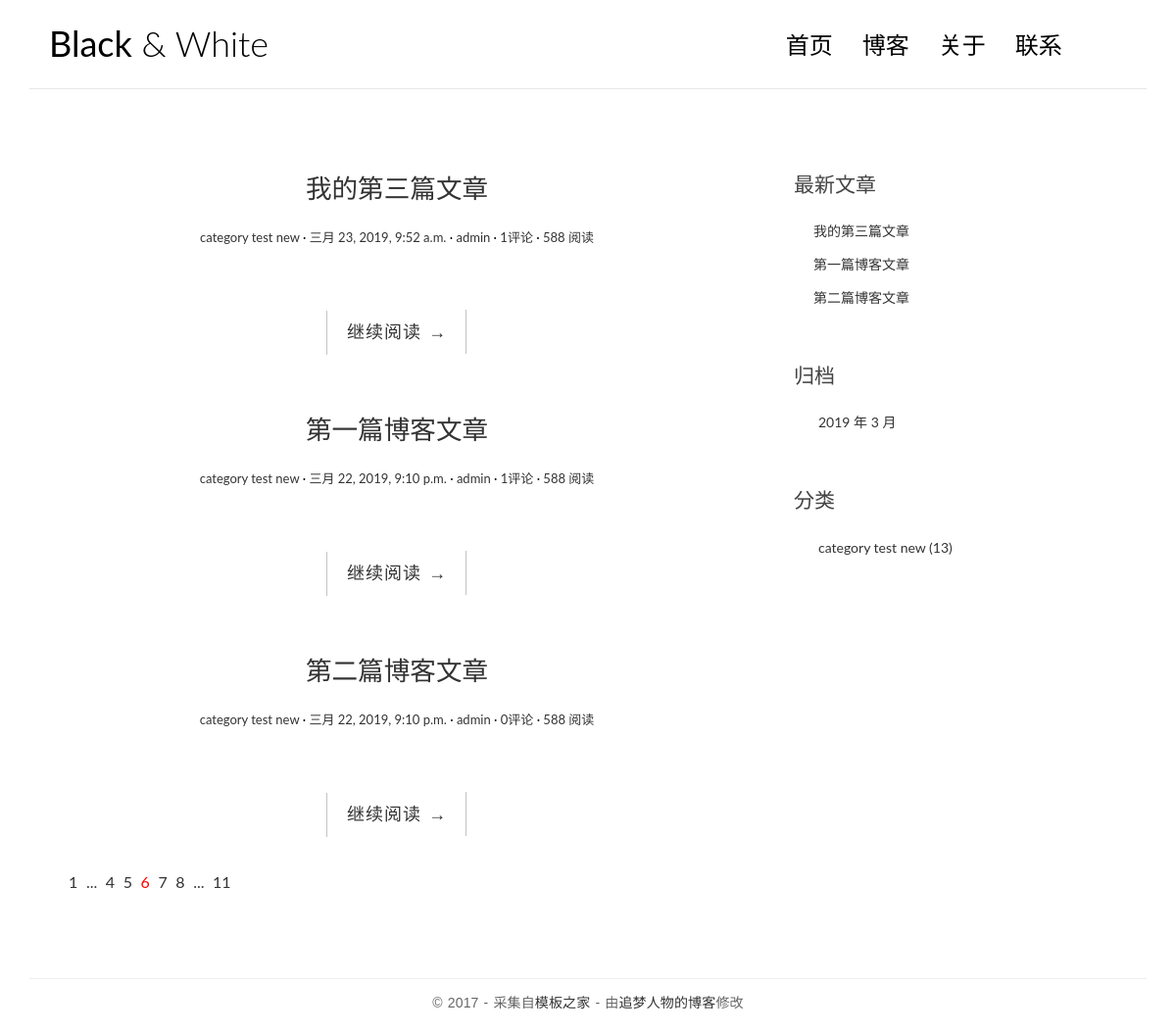
The page / on the database its author committed.
### blog/models.py (models this page shows, shortened)
class Post(models.Model):
    title = models.CharField(max_length=70)
    body = models.TextField()
    created_time = models.DateTimeField()
    modified_time = models.DateTimeField()
    excerpt = models.CharField(max_length=200, blank=True)
    category = models.ForeignKey(Category,on_delete=models.CASCADE,)
    tags = models.ManyToManyField(Tag, blank=True)
    author = models.ForeignKey(User,on_delete=models.CASCADE,)
    def get_absolute_url(self):
        return reverse('blog:detail', kwargs={'pk': self.pk})
    class Meta:
        ordering = ['-created_time']

class Category(models.Model):
    name = models.CharField(max_length=100)

### blog/views.py (the view)
# urls.py: url(r'^$', views.index, name='index'),
def index(request):
    post_list = Post.objects.all().order_by('-created_time')
    return render(request, 'blog/index.html', context={'post_list': post_list})

### blog/templatetags/blog_tags.py (called while the page is built)
@register.simple_tag
def get_recent_posts(num=5):
    return Post.objects.all().order_by('-created_time')[:num]

@register.simple_tag
def archives():
    return Post.objects.dates('created_time', 'month', order='DESC')

@register.simple_tag
def get_categories():
    return Category.objects.all()

### templates/blog/index.html (shortened to what this page needs)
{% extends 'base.html' %}
{% load staticfiles %}
            {% block main %}
                {% for post in post_list %}
                  <article class="post post-{{ post.pk }}">
                    <header class="entry-header">
                        <h1 class="entry-title">
                            <a href="{{ post.get_absolute_url }}">{{ post.title }}</a>
                        </h1>
                        <div class="entry-meta">
                            <span class="post-category"><a href="#">{{ post.category.name }}</a></span>
                            <span class="post-date"><a href="#"><time class="entry-date"
                                                                      datetime="{{ post.created_time }}">{{ post.created_time }}</time></a></span>
                            <span class="post-author"><a href="#">{{ post.author }}</a></span>
                            <span class="comments-link"><a href="#">{{ post.comment_set.count }}评论</a></span>
                            <span class="views-count"><a href="#">588 阅读</a></span>
                        </div>
                    </header>
                    <div class="entry-content clearfix">
                        <div class="read-more cl-effect-14">
                            <a href="{{ post.get_absolute_url }}" class="more-link">继续阅读 <span class="meta-nav">→</span></a>
                        </div>
                    </div>
                </article>
                    {% empty %}<div class="no-post">暂时还没有发布的文章！</div>
                {% endfor %}
                <div class="pagination">
                    <ul>
                        <li><a href="">1</a></li>
                        <li><a href="">...</a></li>
                        <li><a href="">4</a></li>
                        <li><a href="">5</a></li>
                        <li class="current"><a href="">6</a></li>
                        <li><a href="">7</a></li>
                        <li><a href="">8</a></li>
                        <li><a href="">...</a></li>
                        <li><a href="">11</a></li>
                    </ul>
                </div>
            {% endblock main %}

### templates/base.html (shortened to what this page needs)
{% load staticfiles %}
{% load blog_tags %}
<!DOCTYPE html>
<html>
<head>
    <link rel="stylesheet" href="http://code.ionicframework.com/ionicons/2.0.1/css/ionicons.min.css">
     <link rel="stylesheet" href="{% static 'blog/css/bootstrap.min.css' %}">
    <link rel="stylesheet" href="{% static 'blog/css/pace.css' %}">
    <link rel="stylesheet" href="{% static 'blog/css/custom.css' %}">
    <link rel="stylesheet" href="{% static 'blog/css/highlights/github.css' %}">
</head>
<body>
<div class="container">
    <header id="site-header">
        <div class="row">
            <div class="col-md-4 col-sm-5 col-xs-8">
                <div class="logo">
                    <h1><a href="{% url 'blog:index' %}"><b>Black</b> &amp; White</a></h1>
                </div>
            </div>
            <div class="col-md-8 col-sm-7 col-xs-4">
                <nav class="main-nav" role="navigation">
                    <div class="collapse navbar-collapse" id="bs-example-navbar-collapse-1">
                        <ul class="nav navbar-nav navbar-right">
                            <li class="cl-effect-11"><a href="{% url 'blog:index' %}" data-hover="首页">首页</a></li>
                            <li class="cl-effect-11"><a href="full-width.html" data-hover="博客">博客</a></li>
                            <li class="cl-effect-11"><a href="about.html" data-hover="关于">关于</a></li>
                            <li class="cl-effect-11"><a href="contact.html" data-hover="联系">联系</a></li>
                        </ul>
                    </div>
                </nav>
            </div>
        </div>
    </header>
</div>
<div class="content-body">
    <div class="container">
        <div class="row">
            <main class="col-md-8">
                {% block main %}
                {% endblock main %}
            </main>
            <aside class="col-md-4">
            <div class="widget widget-recent-posts">
  <h3 class="widget-title">最新文章</h3>
  {% get_recent_posts as recent_post_list %}
  <ul>
    {% for post in recent_post_list %}
    <li>
      <a href="{{ post.get_absolute_url }}">{{ post.title }}</a>
    </li>
    {% empty %}
    暂无文章！
    {% endfor %}
  </ul>
</div>
          <div class="widget widget-archives">
  <h3 class="widget-title">归档</h3>
  {% archives as date_list %}
  <ul>
    {% for date in date_list %}
    <li>
      <a href="{% url 'blog:archives' date.year date.month %}">{{ date.year }} 年 {{ date.month }} 月</a>
    </li>
    {% empty %}
    暂无归档！
    {% endfor %}
  </ul>
</div>
                <div class="widget widget-category">
  <h3 class="widget-title">分类</h3>
  {% get_categories as category_list %}
  <ul>
    {% for category in category_list %}
    <li>
      <a href="{% url 'blog:category' category.pk %}">{{ category.name }} <span class="post-count">(13)</span></a>
    </li>
    {% empty %}
    暂无分类！
    {% endfor %}
  </ul>
</div>
            </aside>
        </div>
    </div>
</div>
<footer id="site-footer">
    <div class="container">
        <div class="row">
            <div class="col-md-12">
                <p class="copyright">&copy 2017 - 采集自<a href="http://www.cssmoban.com/"
                                                        target="_blank" title="模板之家">模板之家</a>
                    - 由<a href="http://zmrenwu.com/" title="网页模板" target="_blank">追梦人物的博客</a>修改
                </p>
            </div>
        </div>
    </div>
</footer>
</body>
</html>

### blog/static/blog/css/custom.css (style rules this page uses)
* { outline: none; }
h1, h2, h3, h4, h5, h6 { margin-top: 0; }
b { font-weight: 400; }
a { color: #333; }
body { color: #444; font-family: 'Lato', sans-serif; }
p { font-family: 'Ubuntu', sans-serif; font-weight: 400; word-spacing: 1px; letter-spacing: 0.01em; }
#site-header { background-color: #FFF; padding: 25px 20px; margin-bottom: 40px; border-bottom: 1px solid #e7e7e7; }
.logo h1 a { color: #000; }
.logo h1 { margin: 0; font-family: 'Lato', sans-serif; font-weight: 300; }
.main-nav { margin-top: 11px; max-width: 95%; }
.main-nav a { color: #000000 !important; padding: 0 0 5px 0 !important; margin-right: 30px; font-family: 'Lato', sans-serif; font-weight: 300; font-size: 24px; }
.cl-effect-11 a { padding: 10px 0; color: #0972b4; text-shadow: none; }
.cl-effect-11 a::before { position: absolute; top: 0; left: 0; overflow: hidden; padding: 0 0 5px 0 !important; max-width: 0; border-bottom: 1px solid #000; color: #000; content: attr(data-hover); white-space: nowrap; -webkit-transition: max-width 0.5s; -moz-transition: max-width 0.5s; transition: max-width 0.5s; }
.content-body { padding-bottom: 4em; }
.post { background: #fff; padding: 30px 30px 0; }
.entry-title { text-align: center; font-size: 1.9em; margin-bottom: 20px; line-height: 1.6; padding: 10px 20px 0; }
.entry-meta { text-align: center; color: #DDDDDD; font-size: 13px; margin-bottom: 30px; }
.entry-content { font-size: 18px; line-height: 1.9; font-weight: 300; color: #000; }
.post-category::after, .post-date::after, .post-author::after, .comments-link::after { content: ' ·'; color: #000; }
.read-more { font-family: 'Ubuntu', sans-serif; font-weight: 400; word-spacing: 1px; letter-spacing: 0.01em; text-align: center; margin-top: 20px; }
.cl-effect-14 a { padding: 0 20px; height: 45px; line-height: 45px; position: relative; display: inline-block; margin: 15px 25px; letter-spacing: 1px; font-weight: 400; text-shadow: 0 0 1px rgba(255, 255, 255, 0.3); }
.cl-effect-14 a::before, .cl-effect-14 a::after { position: absolute; width: 45px; height: 1px; background: #C3C3C3; content: ''; -webkit-transition: all 0.3s; -moz-transition: all 0.3s; transition: all 0.3s; pointer-events: none; }
.cl-effect-14 a::before { top: 0; left: 0; -webkit-transform: rotate(90deg); -moz-transform: rotate(90deg); transform: rotate(90deg); -webkit-transform-origin: 0 0; -moz-transform-origin: 0 0; transform-origin: 0 0; }
.cl-effect-14 a::after { right: 0; bottom: 0; -webkit-transform: rotate(90deg); -moz-transform: rotate(90deg); transform: rotate(90deg); -webkit-transform-origin: 100% 0; -moz-transform-origin: 100% 0; transform-origin: 100% 0; }
.widget { background: #fff; padding: 30px 0 0; }
.widget-title { font-size: 1.5em; margin-bottom: 20px; line-height: 1.6; padding: 10px 0 0; font-weight: 400; }
.widget-recent-posts ul { padding: 0; margin: 0; padding-left: 20px; }
.widget-recent-posts ul li { list-style-type: none; position: relative; line-height: 170%; margin-bottom: 10px; }
.widget-recent-posts ul li::before { content: '\f3d3'; font-family: "Ionicons"; position: absolute; left: -17px; top: 3px; font-size: 16px; color: #000; }
.widget-archives ul { padding: 0; margin: 0; padding-left: 25px; }
.widget-archives ul li { list-style-type: none; position: relative; line-height: 170%; margin-bottom: 10px; }
.widget-archives ul li::before { content: '\f3f3'; font-family: "Ionicons"; position: absolute; left: -25px; top: 1px; font-size: 16px; color: #000; }
.widget-category ul { padding: 0; margin: 0; padding-left: 25px; }
.widget-category ul li { list-style-type: none; position: relative; line-height: 170%; margin-bottom: 10px; }
.widget-category ul li::before { content: '\f3fe'; font-family: "Ionicons"; position: absolute; left: -25px; top: 1px; font-size: 18px; color: #000; }
#site-footer { padding-top: 10px; padding: 0 0 1.5em 0; }
.copyright { text-align: center; padding-top: 1em; margin: 0; border-top: 1px solid #eee; color: #666; }
.pagination ul { list-style: none; }
.pagination ul li { display: inline-block; font-size: 16px; margin-right: 5px; }
.current a { color: red; }

### rows shown on the page
Post: title "我的第三篇文章", category.name "category test new", created_time "三月 23, 2019, 9:52 a.m.", author "admin", comment_set.count "1"
Post: title "第一篇博客文章", category.name "category test new", created_time "三月 22, 2019, 9:10 p.m.", author "admin", comment_set.count "1"
Post: title "第二篇博客文章", category.name "category test new", created_time "三月 22, 2019, 9:10 p.m.", author "admin", comment_set.count "0"
Category: name "category test new"

### other values the page prints
{{ date.year }} "2019"
{{ date.month }} "3"
